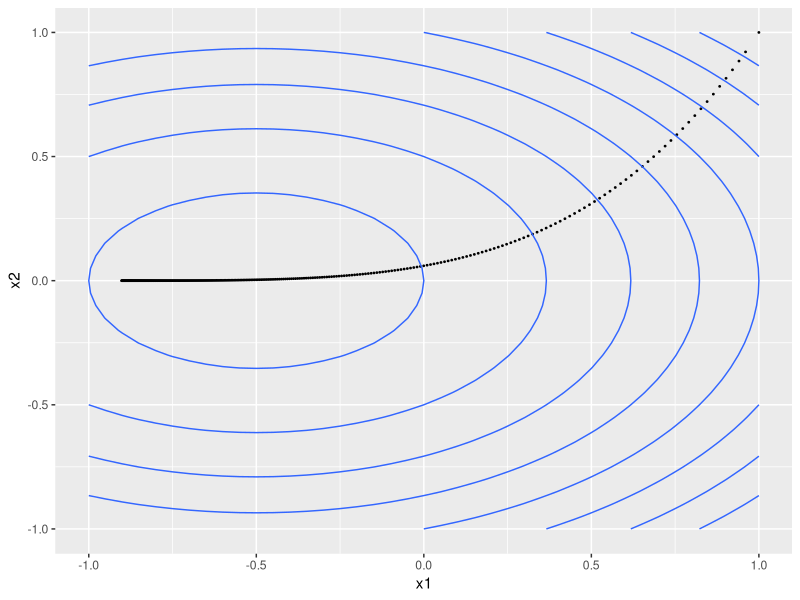

The R script that drew this image:
library(ggplot2)

gradient_descent <- function(x0, f, grad_f, gamma, tol = 1e-3) {
  x_current <- x0
  x_new <- x_current - gamma * grad_f(x_current)
  results <- data.frame(x1 = x0[2], x2 = x0[2])
  while (norm(x_current - x_new, type = "2") > tol) {
    x_current <- x_new
    x_new <- x_current - gamma * grad_f(x_current)
    results[nrow(results) + 1, ] <- x_new
  }
  return(results)
}

f <- function(x) {
  x[1]^2 + 2 * x[2]^2 + x[1] - 1
}

grad_f <- function(x) {
  c(x[1] + 1, 4 * x[2])
}

results <- gradient_descent(c(1, 1), f, grad_f, 0.01)
plot_data <- expand.grid(x1 = seq(-1, 1, 0.05), x2 = seq(-1, 1, 0.05))
plot_data$val <- f(plot_data[, 1:2])[[1]]
head(plot_data)
ggplot(results) + 
  geom_point(aes(x = x1, y = x2), size = 0.3) + 
  stat_contour(data = plot_data, mapping = aes(x = x1, y = x2, z = val))
